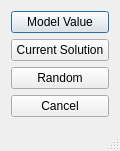
<?xml version="1.0" encoding="UTF-8"?>
<ui version="4.0">
<comment> Begin CVS Header </comment>
<comment>   $Source: /fs/turing/cvs/copasi_dev/copasi/UI/CQStartValueReset.ui,v $ </comment>
<comment>   $Revision: 1.1.36.1 $ </comment>
<comment>   $Name: Build-33 $ </comment>
<comment>   $Author: aekamal $ </comment>
<comment>   $Date: 2011/01/31 17:34:08 $ </comment>
<comment> End CVS Header </comment>

<comment> Copyright (C) 2010 by Pedro Mendes, Virginia Tech Intellectual </comment>
<comment> Properties, Inc., University of Heidelberg, and The University </comment>
<comment> of Manchester. </comment>
<comment> All rights reserved. </comment>

 <class>CQStartValueReset</class>
 <widget class="QDialog" name="CQStartValueReset">
  <property name="geometry">
   <rect>
    <x>0</x>
    <y>0</y>
    <width>120</width>
    <height>151</height>
   </rect>
  </property>
  <property name="windowTitle">
   <string>Start Value Reset</string>
  </property>
  <property name="sizeGripEnabled">
   <bool>true</bool>
  </property>
  <layout class="QVBoxLayout">
   <item>
    <widget class="QPushButton" name="mpBtnModel">
     <property name="text">
      <string>Model Value</string>
     </property>
     <property name="shortcut">
      <string/>
     </property>
     <property name="autoDefault">
      <bool>true</bool>
     </property>
     <property name="default">
      <bool>true</bool>
     </property>
    </widget>
   </item>
   <item>
    <widget class="QPushButton" name="mpBtnSolution">
     <property name="text">
      <string>Current Solution</string>
     </property>
     <property name="shortcut">
      <string/>
     </property>
     <property name="autoDefault">
      <bool>true</bool>
     </property>
    </widget>
   </item>
   <item>
    <widget class="QPushButton" name="mpBtnRandom">
     <property name="text">
      <string>Random</string>
     </property>
     <property name="shortcut">
      <string/>
     </property>
     <property name="autoDefault">
      <bool>true</bool>
     </property>
    </widget>
   </item>
   <item>
    <widget class="QPushButton" name="mpBtnCancel">
     <property name="text">
      <string>Cancel</string>
     </property>
     <property name="shortcut">
      <string/>
     </property>
     <property name="autoDefault">
      <bool>true</bool>
     </property>
    </widget>
   </item>
   <item>
    <spacer name="mpSpace">
     <property name="orientation">
      <enum>Qt::Vertical</enum>
     </property>
     <property name="sizeType">
      <enum>QSizePolicy::Expanding</enum>
     </property>
     <property name="sizeHint" stdset="0">
      <size>
       <width>20</width>
       <height>60</height>
      </size>
     </property>
    </spacer>
   </item>
  </layout>
 </widget>
 <layoutdefault spacing="6" margin="11"/>
 <pixmapfunction>qPixmapFromMimeSource</pixmapfunction>
 <resources/>
 <connections>
  <connection>
   <sender>mpBtnCancel</sender>
   <signal>clicked()</signal>
   <receiver>CQStartValueReset</receiver>
   <slot>reject()</slot>
   <hints>
    <hint type="sourcelabel">
     <x>20</x>
     <y>20</y>
    </hint>
    <hint type="destinationlabel">
     <x>20</x>
     <y>20</y>
    </hint>
   </hints>
  </connection>
  <connection>
   <sender>mpBtnRandom</sender>
   <signal>clicked()</signal>
   <receiver>CQStartValueReset</receiver>
   <slot>slotRandom()</slot>
   <hints>
    <hint type="sourcelabel">
     <x>20</x>
     <y>20</y>
    </hint>
    <hint type="destinationlabel">
     <x>20</x>
     <y>20</y>
    </hint>
   </hints>
  </connection>
  <connection>
   <sender>mpBtnModel</sender>
   <signal>clicked()</signal>
   <receiver>CQStartValueReset</receiver>
   <slot>slotModel()</slot>
   <hints>
    <hint type="sourcelabel">
     <x>20</x>
     <y>20</y>
    </hint>
    <hint type="destinationlabel">
     <x>20</x>
     <y>20</y>
    </hint>
   </hints>
  </connection>
  <connection>
   <sender>mpBtnSolution</sender>
   <signal>clicked()</signal>
   <receiver>CQStartValueReset</receiver>
   <slot>slotSolution()</slot>
   <hints>
    <hint type="sourcelabel">
     <x>20</x>
     <y>20</y>
    </hint>
    <hint type="destinationlabel">
     <x>20</x>
     <y>20</y>
    </hint>
   </hints>
  </connection>
 </connections>
</ui>
